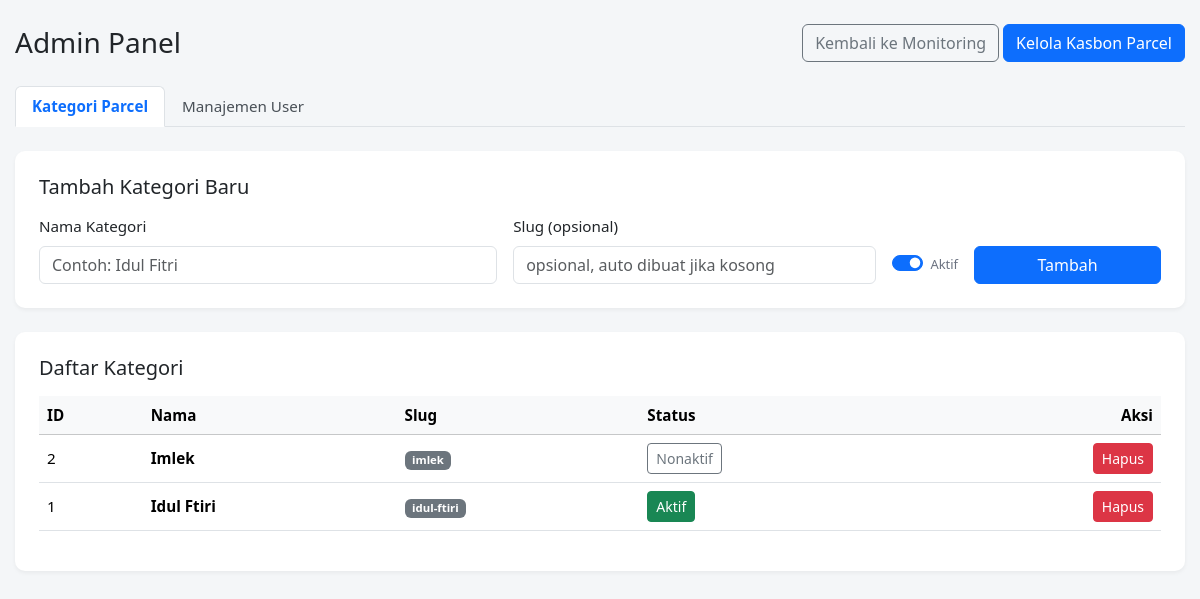
/admin_categories.php (signed in), run on the app's committed database.
### tables this page shows
CREATE TABLE `parcel_categories` (
  `id` int(11) NOT NULL,
  `name` varchar(191) NOT NULL,
  `slug` varchar(191) NOT NULL,
  `enabled` tinyint(1) NOT NULL DEFAULT 1,
  `created_at` timestamp NOT NULL DEFAULT current_timestamp()
);

### admin_categories.php (the view, shortened to what this page needs)
<?php
if (!isset($conn)) {
    $conn = new mysqli('127.0.0.1', 'root', '', 'reimb_db');
}
$conn->set_charset('utf8mb4');
function e($s){ return htmlspecialchars($s ?? '', ENT_QUOTES, 'UTF-8'); }
$activeTab = $_GET['tab'] ?? 'categories';
$cats = [];
$qr_cats = $conn->query("SELECT * FROM parcel_categories ORDER BY created_at DESC, id DESC");
if ($qr_cats) {
    while ($row = $qr_cats->fetch_assoc()) $cats[] = $row;
}
?>
<!doctype html>
<html lang="id">
<head>
<link href="https://cdn.jsdelivr.net/npm/bootstrap@5.3.2/dist/css/bootstrap.min.css" rel="stylesheet">
</head>
<body>
<div class="container-custom">
  <div class="d-flex mb-4 align-items-center">
    <h3 class="mb-0">Admin Panel</h3>
    <div class="ms-auto">
        <a href="admin_monitoring.php" class="btn btn-outline-secondary">Kembali ke Monitoring</a>
        <a href="parcel_list.php?admin=1" class="btn btn-primary">Kelola Kasbon Parcel</a>
    </div>
  </div>
  <ul class="nav nav-tabs mb-4" id="adminTabs" role="tablist">
    <li class="nav-item" role="presentation">
      <button class="nav-link <?= $activeTab === 'categories' ? 'active' : '' ?>" id="cat-tab" data-bs-toggle="tab" data-bs-target="#cat-pane" type="button" role="tab" aria-selected="<?= $activeTab === 'categories' ? 'true' : 'false' ?>">Kategori Parcel</button>
    </li>
    <li class="nav-item" role="presentation">
      <button class="nav-link <?= $activeTab === 'users' ? 'active' : '' ?>" id="user-tab" data-bs-toggle="tab" data-bs-target="#user-pane" type="button" role="tab" aria-selected="<?= $activeTab === 'users' ? 'true' : 'false' ?>">Manajemen User</button>
    </li>
  </ul>
  <div class="tab-content" id="adminTabsContent">
    <div class="tab-pane fade <?= $activeTab === 'categories' ? 'show active' : '' ?>" id="cat-pane" role="tabpanel" tabindex="0">
      <div class="card p-4 mb-4">
        <h5 class="mb-3">Tambah Kategori Baru</h5>
        <form method="post" class="row g-3">
          <div class="col-md-5">
            <label class="form-label">Nama Kategori</label>
            <input type="text" name="name" class="form-control" placeholder="Contoh: Idul Fitri" required>
          </div>
          <div class="col-md-4">
            <label class="form-label">Slug (opsional)</label>
            <input type="text" name="slug" class="form-control" placeholder="opsional, auto dibuat jika kosong">
          </div>
          <div class="col-md-3 d-flex align-items-end">
            <div class="form-check form-switch me-3 mb-2">
              <input class="form-check-input" type="checkbox" id="enabled" name="enabled" checked>
              <label class="form-check-label small-muted" for="enabled">Aktif</label>
            </div>
            <button class="btn btn-primary w-100">Tambah</button>
          </div>
        </form>
      </div>
      <div class="card p-4">
        <h5 class="mb-3">Daftar Kategori</h5>
        <?php if (empty($cats)): ?>
          <div class="text-muted">Belum ada kategori. Tambahkan kategori lewat form di atas.</div>
        <?php else: ?>
          <div class="table-responsive">
            <table class="table table-hover table-sm">
              <thead class="table-light">
                <tr>
                  <th>ID</th>
                  <th>Nama</th>
                  <th>Slug</th>
                  <th>Status</th>
                  <th class="text-end">Aksi</th>
                </tr>
              </thead>
              <tbody>
                <?php foreach ($cats as $c): ?>
                  <tr>
                    <td><?= e($c['id']) ?></td>
                    <td><strong><?= e($c['name']) ?></strong></td>
                    <td><span class="badge bg-secondary"><?= e($c['slug']) ?></span></td>
                    <td>
                      <form method="post" style="display:inline">
                        <button class="btn btn-sm <?= $c['enabled'] ? 'btn-success' : 'btn-outline-secondary' ?>">
                          <?= $c['enabled'] ? 'Aktif' : 'Nonaktif' ?>
                        </button>
                      </form>
                    </td>
                    <td class="text-end">
                      <form method="post" style="display:inline" onsubmit="return confirm('Hapus kategori ini?');">
                        <button class="btn btn-sm btn-danger">Hapus</button>
                      </form>
                    </td>
                  </tr>
                <?php endforeach; ?>
              </tbody>
            </table>
          </div>
        <?php endif; ?>
      </div>
    </div>
  </div>
</div>
</body>
</html>

### admin_categories.php (style rules this page uses)
body { background: #f4f6f8; font-size: 0.95rem; }
.container-custom { max-width: 1200px; margin: 24px auto; padding: 0 15px; }
.card { border-radius: 10px; border: none; box-shadow: 0 2px 4px rgba(0,0,0,0.05); }
.small-muted { color: #6b7280; font-size: 0.85em; }
.table-sm th, .table-sm td { padding: 0.5rem; vertical-align: middle; }
.nav-tabs .nav-link { font-weight: 500; color: #495057; }
.nav-tabs .nav-link.active { font-weight: bold; color: #0d6efd; }

### data on the page
parcel_categories: id "2", name "Imlek", slug "imlek", enabled "Nonaktif"
parcel_categories: id "1", name "Idul Ftiri", slug "idul-ftiri", enabled "Aktif"
